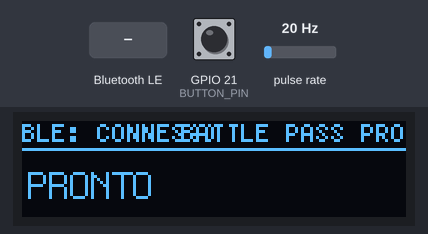
Bench run of a sketch on a simulated Seeed XIAO ESP32-C3. Shown: 128×32 one-colour display. Wiring (inferred from the names in the program): pulse sensor: data GPIO 3. Inputs (shaded band) come from the test bench; at power-on: pulse rate 20 Hz, GPIO 21 (BUTTON_PIN) HIGH. EEPROM starts erased; nothing arrives over Bluetooth unless stated; a phone connects over Bluetooth LE 3 s after start.

Above: at 3.6 s.
3.7 s: pulse rate (sensor on GPIO 3) set to 150 Hz
At 4.5 s:
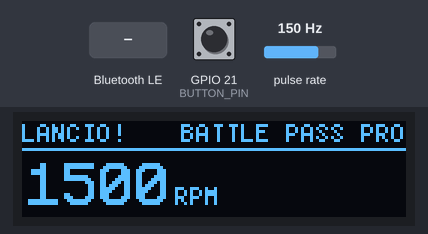
5.3 s: GPIO 21 (BUTTON_PIN) pulled LOW for 3.2 s
10.0 s: Bluetooth LE write "SYNC" received
At 10.11 s:
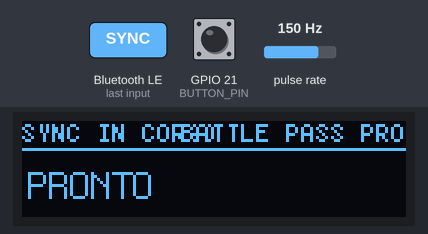
11.6 s: Bluetooth LE write "CLEAR" received
At 14.3 s:
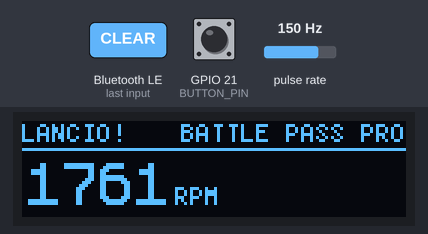
14.6 s: pulse rate (sensor on GPIO 3) set to 196 Hz
At 16.6 s:
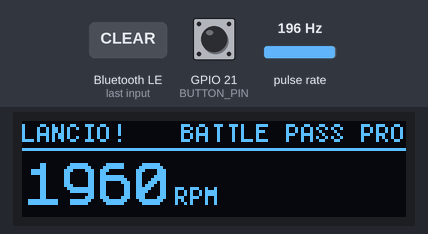
17.6 s: GPIO 21 (BUTTON_PIN) pulled LOW for 0.15 s
At 21.56 s:
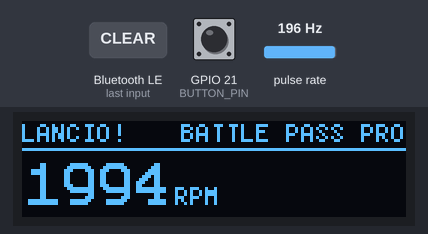
Timing chart, 0 to 21.7 s (numbered marks = the images above; inputs shaded):
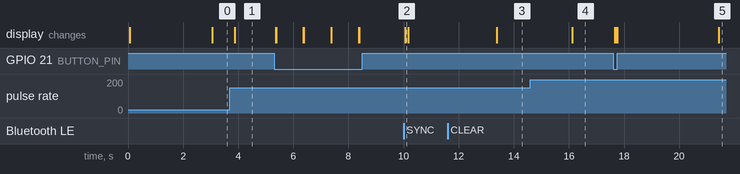

The sketch:

xbattle_firmware_v1.ino
```cpp
/**
 * =============================================================================
 * XJUDGE — BATTLE PASS DIY FIRMWARE
 * Hardware: Seeed Studio XIAO ESP32-C3
 * Sensore:  TCRT5000 (riflessione IR) collegato al pin D1
 * Display:  AZ-Delivery 0.91" OLED 128x32 I2C SSD1306 (opzionale, auto-detect)
 * Batteria: LiPo 3.7V 802540 (8x25x40mm) 550mAh — ricaricabile via USB-C
 *
 * PROTOCOLLO BLE (ASCII):
 *   TX (Notify → App):
 *     "LIVE:<rpm>"       → RPM istantanei durante il lancio (streaming)
 *     "RT:<rpm>"         → Picco massimo RPM a fine lancio
 *     "SYNC_COUNT:<n>"   → Quanti lanci offline ci sono in memoria
 *     "S:<rpm>"          → Singolo lancio offline (inviato in sequenza)
 *     "SYNC_END"         → Fine trasmissione lanci offline
 *     "BTN_SYNC"         → Pulsante fisico premuto, l'app avvia il sync
 *   RX (Write ← App):
 *     "SYNC"             → L'app chiede i lanci offline salvati in NVS
 *     "CLEAR"            → L'app chiede di cancellare lo storage offline
 *
 * LOGICA PRINCIPALE (loop):
 *   1. Ogni impulso del sensore IR scatta un interrupt (IRAM_ATTR).
 *   2. Dall'intervallo tra due impulsi consecutivi si calcola l'RPM.
 *   3. Se non arrivano impulsi per 400ms → il lancio è finito.
 *   4. Il picco massimo ("RT:") viene inviato via BLE o salvato offline.
 * =============================================================================
 */

#include <Arduino.h>
#include <Wire.h>           // I2C per il display OLED
#include <U8g2lib.h>        // Libreria grafica per display SSD1306
#include <BLEDevice.h>      // Stack BLE ESP32
#include <BLEServer.h>
#include <BLEUtils.h>
#include <BLE2902.h>        // Descrittore standard per le notifiche BLE (CCCD)
#include <Preferences.h>    // NVS (Non-Volatile Storage): storage offline dei lanci


// =============================================================================
// PINOUT — XIAO ESP32-C3
// Nota: la XIAO ha i pin etichettati D0-D10. Usiamo i macro Arduino (D1, D2…)
// I2C è assegnato ai pin hardware nativi della scheda (GPIO6 e GPIO7).
// =============================================================================
#define OLED_SDA 6          // GPIO6  = D4 sulla XIAO ESP32-C3 (I2C SDA)
#define OLED_SCL 7          // GPIO7  = D5 sulla XIAO ESP32-C3 (I2C SCL)

#define SENSOR_PIN D1       // Segnale digitale dal TCRT5000 (INPUT_PULLUP)
#define LED_BLE    D2       // LED blu: stato connessione BLE (solo senza display)
#define LED_LAUNCH D3       // LED verde: in fase di lancio attivo (solo senza display)
#define BUTTON_PIN D6       // Pulsante frontale tactile 6x6mm (INPUT_PULLUP, attivo LOW)


// =============================================================================
// COSTANTI SENSORE E BLE
// =============================================================================

// Numero di lamelle/magneti che il sensore legge per ogni giro completo del beyblade.
// Il TCRT5000 conta i passaggi delle alette del disco: 6 impulsi = 1 giro.
#define PULSES_PER_REV 6

// Tempo minimo in microsecondi tra due impulsi validi (filtro anti-rimbalzo hardware).
// 250µs corrisponde a un tetto teorico di ~40.000 RPM, ben oltre i ~15.000 RPM reali.
// Valori sotto questa soglia sono rumore elettrico e vengono scartati.
#define DEBOUNCE_MICROS 250

// UUID del servizio BLE custom e delle sue due caratteristiche.
// Devono corrispondere ESATTAMENTE a quelli definiti in diy_battle_pass_provider.dart.
#define SERVICE_UUID   "4fafc201-1fb5-459e-8fcc-c5c9c331914b"
#define CHAR_TX_UUID   "beb5483e-36e1-4688-b7f5-ea07361b26a8"  // Notify (ESP32 → App)
#define CHAR_RX_UUID   "beb5483e-36e1-4688-b7f5-ea07361b26a9"  // Write  (App → ESP32)


// =============================================================================
// OGGETTI GLOBALI
// =============================================================================

// Driver display OLED: inizializzato ma usato solo se hasDisplay == true.
// U8G2_R0 = nessuna rotazione, U8X8_PIN_NONE = reset non collegato.
U8G2_SSD1306_128X32_UNIVISION_F_HW_I2C u8g2(U8G2_R0, U8X8_PIN_NONE);

Preferences preferences;        // Storage NVS per i lanci offline

BLECharacteristic* pTxChar = NULL;  // Caratteristica TX (globale per accederla dal loop)
bool deviceConnected = false;       // true se l'app è connessa via BLE
bool hasDisplay     = false;        // true se l'OLED è stato rilevato su I2C 0x3C


// =============================================================================
// VARIABILI INTERRUPT (volatile = scritte dall'ISR, lette dal loop principale)
// portMUX garantisce l'accesso atomico su ESP32 (dual-core)
// =============================================================================
volatile unsigned long lastPulseTime  = 0;  // Timestamp dell'ultimo impulso valido (µs)
volatile unsigned long pulseInterval  = 0;  // Intervallo tra gli ultimi due impulsi (µs)
volatile bool          newPulse       = false;  // Flag: c'è un nuovo impulso da processare?
portMUX_TYPE mux = portMUX_INITIALIZER_UNLOCKED;


// =============================================================================
// ISR — INTERRUPT SERVICE ROUTINE DEL SENSORE IR
// Eseguita automaticamente ad ogni fronte di DISCESA sul pin SENSOR_PIN.
// IRAM_ATTR = caricata in RAM interna per esecuzione veloce (non nella flash).
// =============================================================================
void IRAM_ATTR handleSensorInterrupt() {
  portENTER_CRITICAL_ISR(&mux);       // Sezione critica: disabilita interrupt locali

  unsigned long currentTime = micros();
  unsigned long interval = currentTime - lastPulseTime;

  // Scarta impulsi troppo ravvicinati (rumore/rimbalzo hardware)
  if (interval > DEBOUNCE_MICROS) {
    pulseInterval  = interval;        // Salva l'intervallo valido
    lastPulseTime  = currentTime;     // Aggiorna il timestamp
    newPulse       = true;            // Segnala al loop che c'è un dato nuovo
  }

  portEXIT_CRITICAL_ISR(&mux);
}


// =============================================================================
// DISPLAY OLED — updateDisplay()
// Layout 128x32 pixel diviso in 3 zone:
//   ┌────────────────────────────────┐  ← y=0
//   │ STATUS (es. "BLE: CONNESSO")   │  ← y=7  (font 5x7)
//   ├────────────────────────────────┤  ← y=9  (linea separatore)
//   │ 12345  RPM      BATTLE PASS PRO│  ← y=24 (font grande + font piccolo)
//   └────────────────────────────────┘  ← y=32
// Se rpm == 0, al posto del numero viene mostrata la scritta "PRONTO".
// =============================================================================
void updateDisplay(String status, float rpm) {
  if (!hasDisplay) return;   // Nessun display collegato: esci subito

  u8g2.clearBuffer();

  // --- Riga 1: Status bar (angolo alto sx) ---
  u8g2.setFont(u8g2_font_5x7_tr);
  u8g2.setCursor(0, 7);
  u8g2.print(status);

  // Linea orizzontale separatrice sotto la status bar
  u8g2.drawHLine(0, 9, 128);

  // --- Area centrale: RPM o "PRONTO" ---
  u8g2.setFont(u8g2_font_profont22_tn);   // Font monospace grande per i numeri
  if (rpm > 0) {
    String rpmStr  = String(rpm, 0);      // Converti in intero (es. "14320")
    int    rpmWidth = u8g2.getStrWidth(rpmStr.c_str());
    u8g2.setCursor(2, 28);
    u8g2.print(rpmStr);

    // Unità "RPM" in font piccolo, subito dopo il numero
    u8g2.setFont(u8g2_font_5x7_tr);
    u8g2.setCursor(2 + rpmWidth + 3, 28);
    u8g2.print("RPM");
  } else {
    u8g2.setFont(u8g2_font_profont15_tr);
    u8g2.setCursor(2, 26);
    u8g2.print("PRONTO");
  }

  // --- Angolo alto dx: label fissa del prodotto ---
  u8g2.setFont(u8g2_font_5x7_tr);
  const char* label  = "BATTLE PASS PRO";
  int         labelW = u8g2.getStrWidth(label);
  u8g2.setCursor(128 - labelW - 1, 7);   // Allineato a destra con 1px di margine
  u8g2.print(label);

  u8g2.sendBuffer();  // Invia il buffer al display fisico
}


// =============================================================================
// NVS — saveOfflineLaunch()
// Salva un lancio in memoria non volatile (NVS) quando il BLE non è connesso.
// I lanci vengono indicizzati con chiavi "launch_0", "launch_1", ...
// La chiave "count" tiene il conteggio totale.
// Limite massimo: 500 lanci (FW-03: prevenzione overflow del contatore uint).
// =============================================================================
void saveOfflineLaunch(float rpm) {
  preferences.begin("bbx_offline", false);  // false = read/write mode

  unsigned int count = preferences.getUInt("count", 0);

  // Protezione overflow: se lo storage è pieno, scarta il lancio
  if (count >= 500) {
    preferences.end();
    if (hasDisplay) updateDisplay("MEM PIENA!", rpm);
    return;
  }

  // Salva il lancio con chiave progressiva
  String key = "launch_" + String(count);
  preferences.putFloat(key.c_str(), rpm);
  preferences.putUInt("count", count + 1);
  preferences.end();

  // Feedback visivo all'utente
  if (hasDisplay) {
    updateDisplay("SALVATO OFF", rpm);    // Display: mostra RPM + conferma
  } else {
    // LED: 2 lampeggi veloci del LED_LAUNCH come conferma
    for (int i = 0; i < 2; i++) {
      digitalWrite(LED_LAUNCH, LOW);  delay(100);
      digitalWrite(LED_LAUNCH, HIGH); delay(100);
    }
  }
}


// =============================================================================
// CALLBACK BLE — Gestione connessione/disconnessione
// Chiamate automaticamente dallo stack BLE quando l'app si connette o scollega.
// =============================================================================
class MyServerCallbacks : public BLEServerCallbacks {
  void onConnect(BLEServer* pServer) {
    deviceConnected = true;
    if (!hasDisplay) digitalWrite(LED_BLE, HIGH);  // LED fisso = connesso
    updateDisplay("BLE: CONNESSO", 0);
  }
  void onDisconnect(BLEServer* pServer) {
    deviceConnected = false;
    if (!hasDisplay) digitalWrite(LED_BLE, LOW);   // LED spento = disconnesso
    updateDisplay("BLE: ATTESA", 0);
    BLEDevice::startAdvertising();  // Riprende l'advertising per nuove connessioni
  }
};


// =============================================================================
// CALLBACK BLE — Gestione comandi in arrivo dall'app (caratteristica RX)
// L'app scrive sulla caratteristica CHAR_RX_UUID per comandare l'ESP32.
// =============================================================================
class MyCommCallbacks : public BLECharacteristicCallbacks {
  void onWrite(BLECharacteristic* pChar) {
    std::string rxVal = pChar->getValue();

    // --- Comando SYNC: l'app vuole scaricare i lanci offline ---
    if (rxVal == "SYNC") {
      updateDisplay("SYNC IN CORSO", 0);

      preferences.begin("bbx_offline", true);   // true = read-only mode
      unsigned int count = preferences.getUInt("count", 0);

      // 1. Informa l'app di quanti lanci stanno per arrivare
      pTxChar->setValue(("SYNC_COUNT:" + String(count)).c_str());
      pTxChar->notify();
      delay(100);  // Piccola pausa per garantire la ricezione sul lato app

      // 2. Invia ogni lancio salvato, uno alla volta (intervallo 60ms per BLE)
      for (unsigned int i = 0; i < count; i++) {
        String key    = "launch_" + String(i);
        float  rpmVal = preferences.getFloat(key.c_str(), 0.0);
        pTxChar->setValue(("S:" + String(rpmVal, 0)).c_str());
        pTxChar->notify();
        delay(60);   // Throttle BLE: evita di saturare il buffer del ricevitore
      }
      preferences.end();

      // 3. Segnala la fine della trasmissione
      pTxChar->setValue("SYNC_END");
      pTxChar->notify();
      updateDisplay("BLE: CONNESSO", 0);
    }

    // --- Comando CLEAR: l'app ha scaricato i dati e vuole svuotare lo storage ---
    else if (rxVal == "CLEAR") {
      preferences.begin("bbx_offline", false);
      preferences.clear();                    // Cancella tutti i lanci
      preferences.putUInt("count", 0);        // Azzera il contatore
      preferences.end();
      // Nessun feedback visivo: l'azione è silente per design
    }
  }
};


// =============================================================================
// SETUP — Inizializzazione al boot
// =============================================================================
void setup() {
  Serial.begin(115200);   // Serial monitor per debug (opzionale in produzione)

  // --- Auto-detect display OLED su I2C (indirizzo standard SSD1306 = 0x3C) ---
  Wire.begin(OLED_SDA, OLED_SCL);
  Wire.beginTransmission(0x3C);
  if (Wire.endTransmission() == 0) {
    // ACK ricevuto: display presente
    hasDisplay = true;
    u8g2.begin();
    updateDisplay("AVVIO...", 0);
  } else {
    // Nessun ACK: display assente, usa i LED come feedback
    hasDisplay = false;
    pinMode(LED_BLE, OUTPUT);
    pinMode(LED_LAUNCH, OUTPUT);
    digitalWrite(LED_LAUNCH, HIGH);  // LED_LAUNCH acceso = in standby (logica invertita)
  }

  // --- Sensore IR: interrupt su fronte FALLING (passaggio lamella davanti al sensore) ---
  pinMode(SENSOR_PIN, INPUT_PULLUP);
  attachInterrupt(digitalPinToInterrupt(SENSOR_PIN), handleSensorInterrupt, FALLING);

  // --- Pulsante frontale: tactile switch montato nel corpo 3D (active LOW) ---
  pinMode(BUTTON_PIN, INPUT_PULLUP);

  // --- Stack BLE: crea il server, il servizio e le due caratteristiche ---
  BLEDevice::init("BBX_BattlePass_PRO");   // Nome device visibile durante la scansione
  BLEServer* pServer = BLEDevice::createServer();
  pServer->setCallbacks(new MyServerCallbacks());

  BLEService* pService = pServer->createService(SERVICE_UUID);

  // TX: caratteristica che l'ESP32 usa per inviare notifiche all'app
  pTxChar = pService->createCharacteristic(
    CHAR_TX_UUID,
    BLECharacteristic::PROPERTY_READ | BLECharacteristic::PROPERTY_NOTIFY
  );
  pTxChar->addDescriptor(new BLE2902());  // CCCD: necessario per attivare le notifiche

  // RX: caratteristica su cui l'app scrive i comandi (SYNC, CLEAR)
  BLECharacteristic* pRxChar = pService->createCharacteristic(
    CHAR_RX_UUID,
    BLECharacteristic::PROPERTY_WRITE
  );
  pRxChar->setCallbacks(new MyCommCallbacks());

  pService->start();
  BLEDevice::getAdvertising()->addServiceUUID(SERVICE_UUID);
  BLEDevice::startAdvertising();   // Inizia ad annunciarsi come periferica BLE

  updateDisplay("BLE: ATTESA", 0);
}


// =============================================================================
// VARIABILI DI STATO DEL LANCIO (dichiarate fuori dal loop per persistere)
// =============================================================================
float maxRPM     = 0.0;    // Picco RPM del lancio corrente
bool  isLaunching = false;  // true dal primo impulso fino a 400ms di silenzio


// =============================================================================
// PULSANTE FRONTALE — Debounce software
// Algoritmo standard a due stati: registra il cambio, poi aspetta BUTTON_DEBOUNCE_MS
// prima di considerarlo stabile. Un secondo cooldown di 1s evita pressioni multiple.
// =============================================================================
bool          lastButtonState       = HIGH;
unsigned long lastButtonChangeMillis = 0;
const unsigned long BUTTON_DEBOUNCE_MS = 50;  // ms di stabilità richiesti

void checkButton() {
  bool currentState = digitalRead(BUTTON_PIN);

  // Rileva cambio di stato (fronte) e salva il timestamp
  if (currentState != lastButtonState) {
    lastButtonChangeMillis = millis();
    lastButtonState = currentState;
  }

  // Il pulsante è premuto (LOW) da abbastanza tempo → azione valida
  if (currentState == LOW && (millis() - lastButtonChangeMillis) > BUTTON_DEBOUNCE_MS) {
    static unsigned long lastActionMillis = 0;

    // Cooldown 1 secondo tra un'azione e la successiva (evita trigger multipli)
    if (millis() - lastActionMillis > 1000) {
      lastActionMillis = millis();

      if (deviceConnected && pTxChar != NULL) {
        // Invia "BTN_SYNC" all'app → l'app avvierà automaticamente la sincronizzazione
        pTxChar->setValue("BTN_SYNC");
        pTxChar->notify();
        updateDisplay("SYNC (pulsante)", 0);
      }
      // Se non connesso: il pulsante non fa nulla (il sync richiede BLE attivo)
    }
  }
}


// =============================================================================
// LOOP PRINCIPALE — eseguito ~500 volte al secondo (delay(2) finale)
// =============================================================================
void loop() {
  unsigned long currentMicros = micros();

  // 1. Controlla il pulsante frontale ad ogni ciclo
  checkButton();

  // 2. Blink LED BLE (solo senza display): lampeggio ogni 500ms con timer dedicato.
  //    Usare millis() % 1000 causerebbe jitter al primo ciclo dopo il rollover.
  if (!deviceConnected && !hasDisplay) {
    static unsigned long _lastBlinkMs = 0;
    static bool          _ledState    = false;
    if (millis() - _lastBlinkMs >= 500) {
      _lastBlinkMs = millis();
      _ledState    = !_ledState;
      digitalWrite(LED_BLE, _ledState ? HIGH : LOW);
    }
  }

  // 3. Rilevamento FINE LANCIO: nessun impulso per 400ms continui
  //    400ms è la finestra scelta perché i beyblade rallentano bruscamente a fine lancio.
  if (currentMicros - lastPulseTime > 400000) {
    if (isLaunching) {
      // Soglia minima 1200 RPM: filtra i lanci abortiti o il rumore residuo
      if (maxRPM > 1200) {
        if (deviceConnected) {
          // Invia il picco massimo all'app via BLE
          pTxChar->setValue(("RT:" + String(maxRPM, 0)).c_str());
          pTxChar->notify();
          updateDisplay("LANCIO!", maxRPM);
        } else {
          // BLE non disponibile: salva il lancio offline in NVS
          saveOfflineLaunch(maxRPM);
        }
      }
      // Reset stato lancio
      isLaunching = false;
      maxRPM      = 0.0;
      if (!hasDisplay) digitalWrite(LED_LAUNCH, HIGH);  // LED_LAUNCH torna in standby
    }
  }

  // 4. Elaborazione NUOVO IMPULSO dal sensore (settato dall'ISR)
  if (newPulse) {
    // Leggi i dati volatili in sezione critica per evitare race condition con l'ISR
    portENTER_CRITICAL(&mux);
    unsigned long interval = pulseInterval;
    newPulse = false;
    portEXIT_CRITICAL(&mux);

    // Primo impulso → il lancio è iniziato
    isLaunching = true;
    if (!hasDisplay) digitalWrite(LED_LAUNCH, LOW);  // LED_LAUNCH acceso durante lancio

    // Formula RPM:
    //   interval = microsecondi tra due impulsi consecutivi
    //   60.000.000 µs = 1 minuto in microsecondi
    //   / PULSES_PER_REV = converti da impulsi/min a giri/min
    float currentRPM = (60000000.0 / interval) / PULSES_PER_REV;

    // Scarta letture fisicamente impossibili (> 40.000 RPM = rumore elettrico)
    if (currentRPM < 40000.0) {
      if (currentRPM > maxRPM) maxRPM = currentRPM;  // Aggiorna il picco

      // Streaming live all'app: invia ogni RPM valido sopra la soglia minima
      if (deviceConnected && currentRPM > 1200) {
        pTxChar->setValue(("LIVE:" + String(currentRPM, 0)).c_str());
        pTxChar->notify();
      }
    }
  }

  delay(2);  // ~2ms di pausa: bilancia reattività e consumo CPU
}
```

Measured:
- after the input at 3.7 s, the display: changes after 0.18 s (image 1)
- after the input at 10.0 s, the display: changes after 0.06 s (image 2)
- after the input at 11.6 s, the display: changes after 1.8 s (image 3)
- after the input at 14.6 s, the display: changes after 1.5 s (image 4)
- after the input at 17.6 s, the display: first changes after 0.07 s (image 5 shows a later state)
